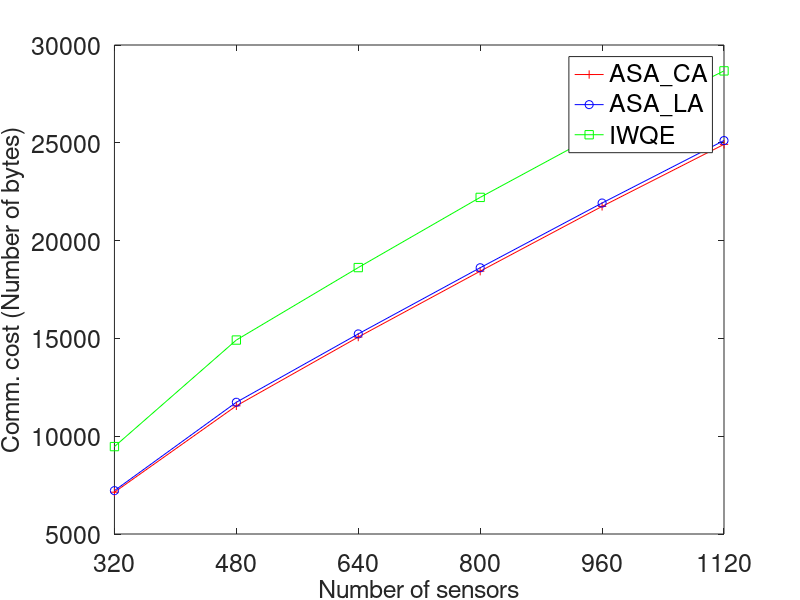
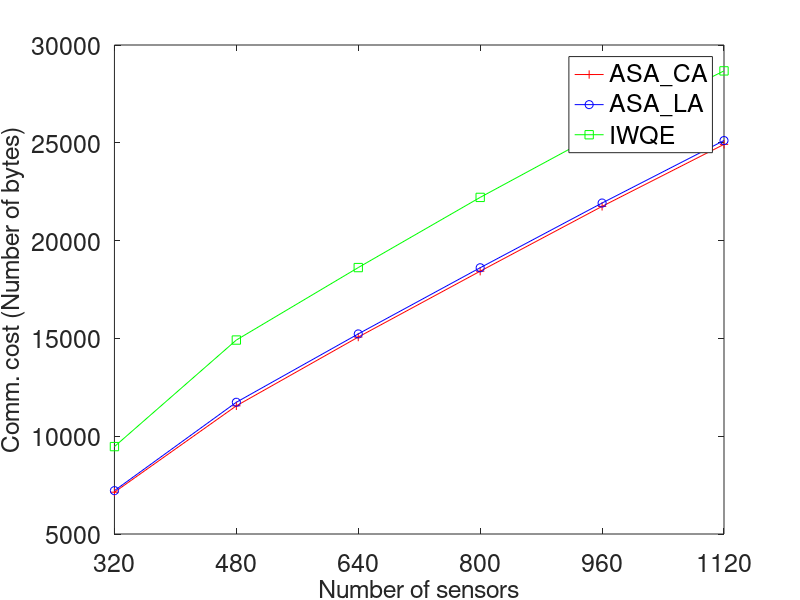
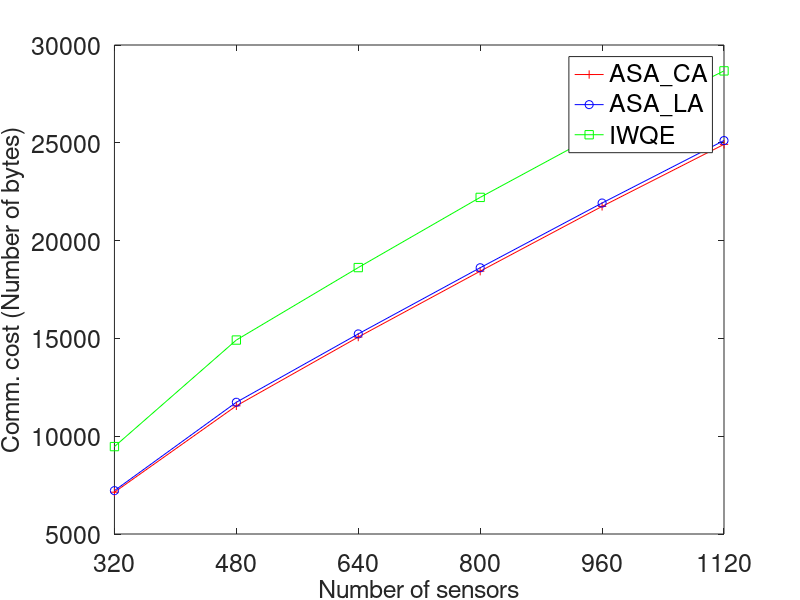
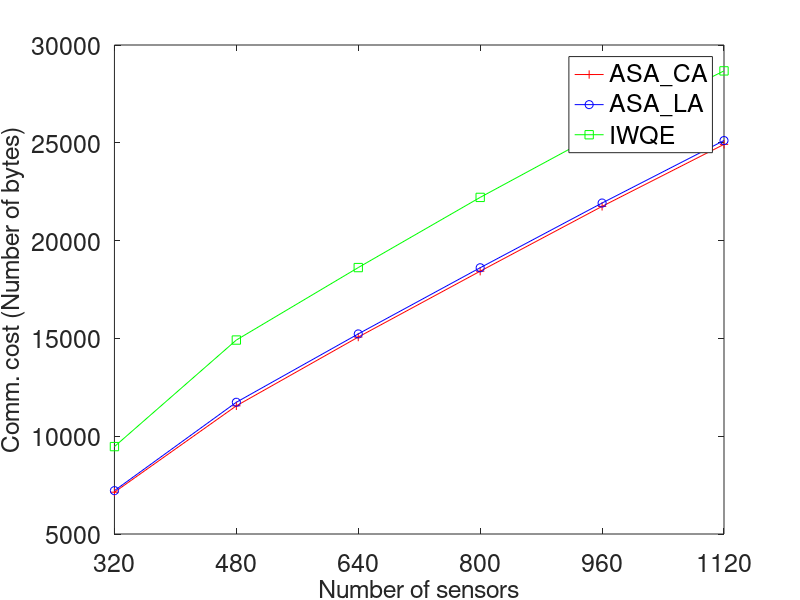

The MATLAB source for these figures, in order:
nodeNum = [320.0;480.0;640.0;800.0;960.0;1120.0];
ASA_CA = [7136.8421052631575;11552.0;15069.0;18436.0;21750.0;24920.0];
ASA_LA = [7216.8421052631575;11735.0;15229.0;18612.0;21921.0;25116.0];
IWQE = [9468.421052631578;14916.0;18621.0;22209.0;25577.0;28677.0];
figure1 = figure;
%figure1 = figure;
fontSize = 18;
set(figure1,'Color',[1,1,1]);
axes1 = axes('XTick',nodeNum,'Parent',figure1,'Box','on','FontSize', fontSize);
xlim(axes1,[min(nodeNum),max(nodeNum)]);
hold on;
plot(nodeNum,ASA_CA,'r+-','Parent',axes1);
hold on;
plot(nodeNum,ASA_LA,'bo-','Parent',axes1);
hold on;
plot(nodeNum,IWQE,'gs-','Parent',axes1);
xlabel('Number of sensors','FontSize', fontSize);
ylabel('Comm. cost (Number of bytes)','FontSize', fontSize);
hl = legend('ASA\_CA','ASA\_LA','IWQE');
set(hl,'Location','Best','FontSize', fontSize);
print(gcf,'-depsc','nodeNum_packetFrameNum.eps');
print(gcf,'-djpeg','nodeNum_packetFrameNum.jpeg');
print(gcf,'-dtiff','nodeNum_packetFrameNum.tif');
print(gcf,'-dbitmap','nodeNum_packetFrameNum.bmp');
print(gcf,'-dpng','nodeNum_packetFrameNum.png');
